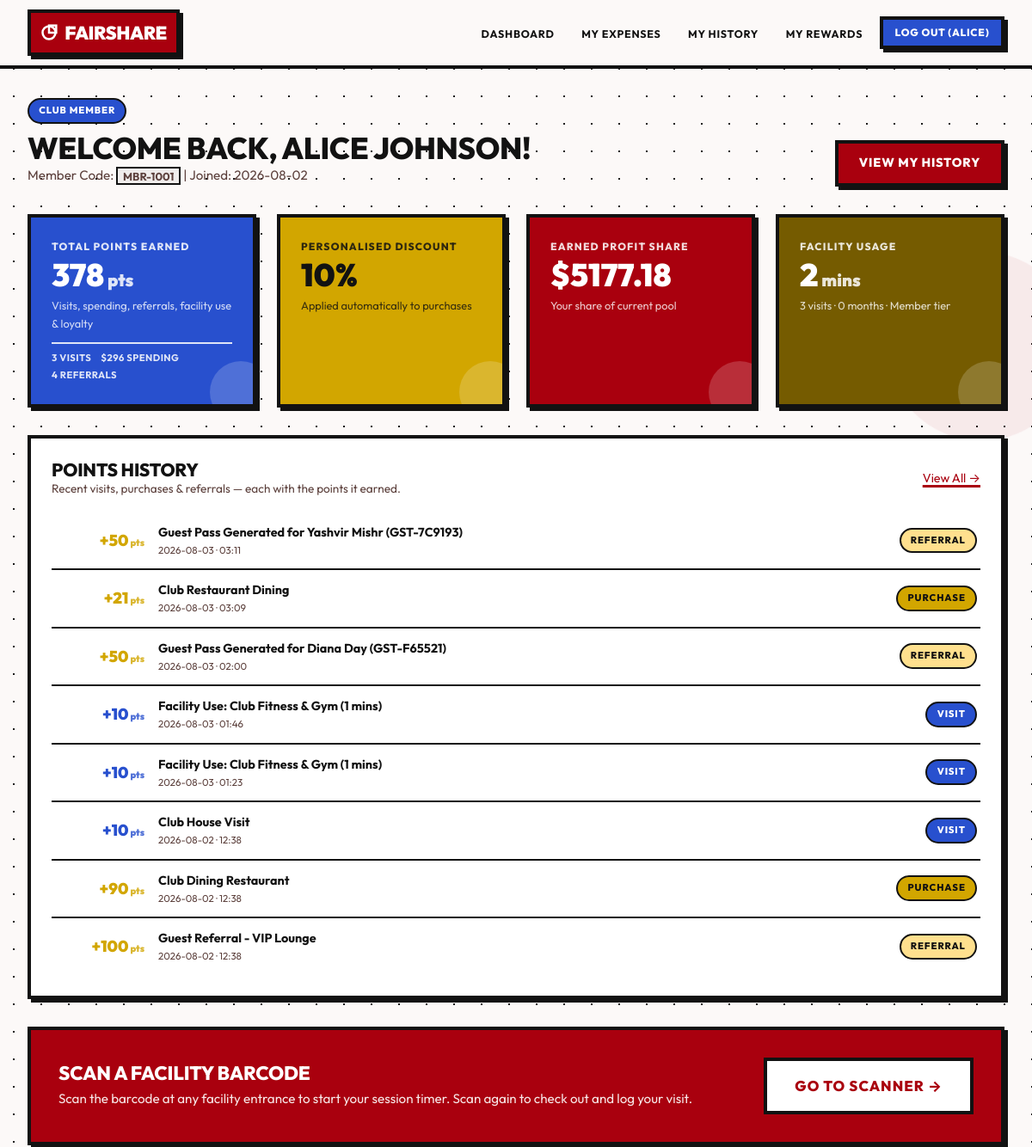
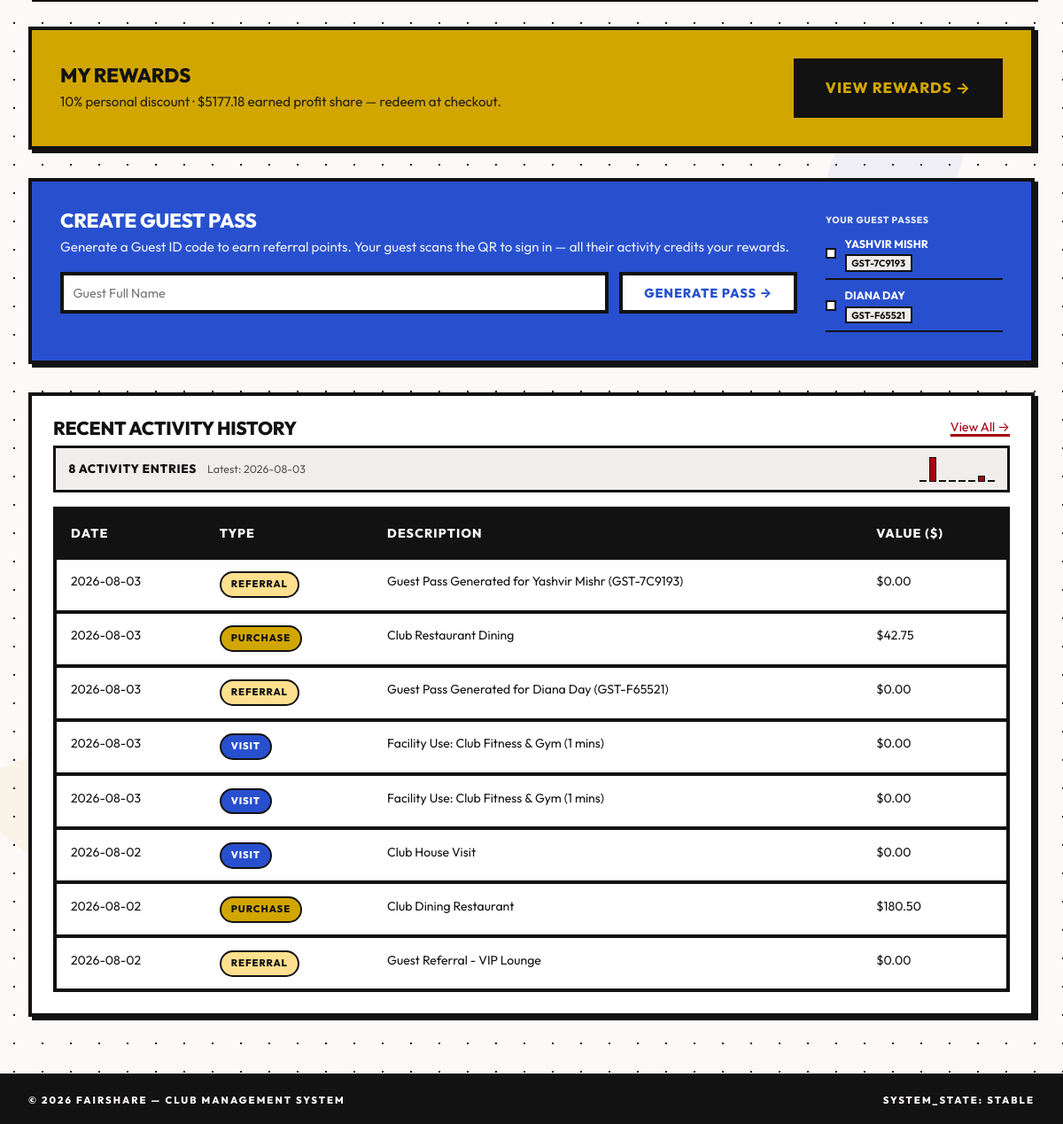
Before: /member/dashboard (signed in) with the older database file (2 pictures, top to bottom).
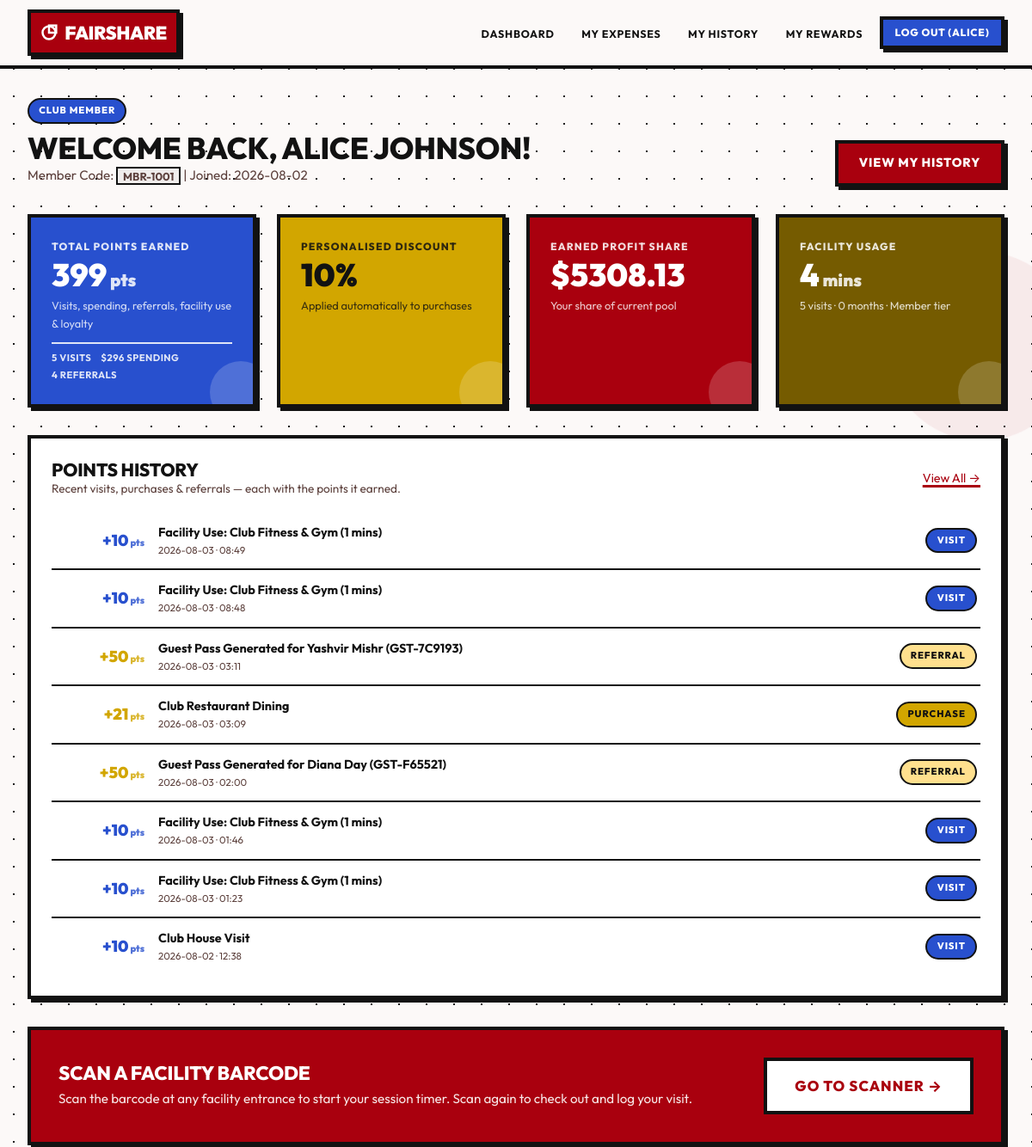
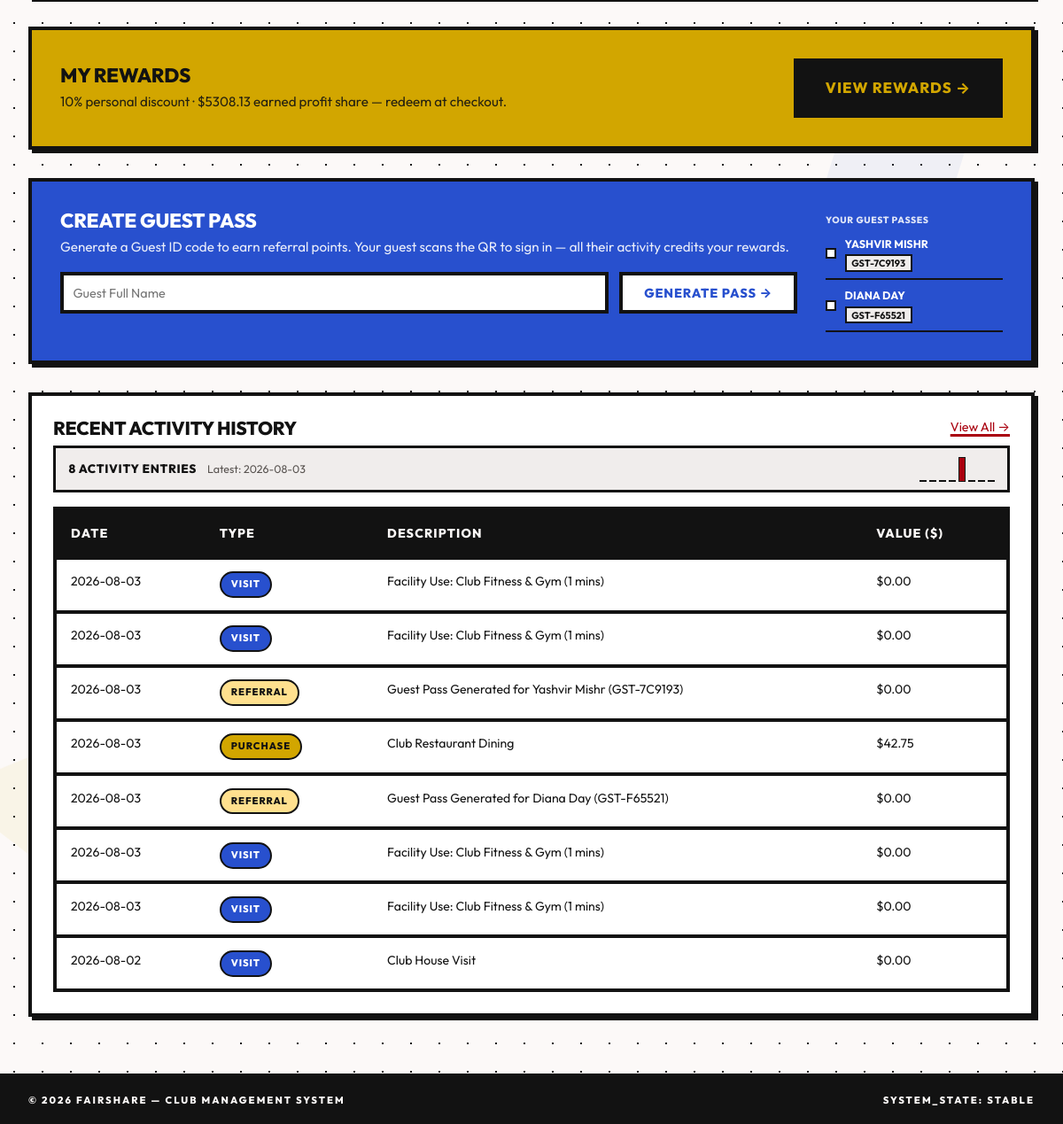
After: the same page with the newer database file (2 pictures, top to bottom).
### tables this page shows
CREATE TABLE activities (
            id INTEGER PRIMARY KEY AUTOINCREMENT,
            member_id INTEGER NOT NULL,
            activity_type TEXT NOT NULL CHECK(activity_type IN ('visit', 'purchase', 'referral', 'facility')),
            service_name TEXT NOT NULL,
            transaction_value REAL DEFAULT 0.0,
            guest_count INTEGER DEFAULT 0,
            created_at TIMESTAMP DEFAULT CURRENT_TIMESTAMP,
            FOREIGN KEY (member_id) REFERENCES members (id) ON DELETE CASCADE
        );

CREATE TABLE guest_ids (
            id INTEGER PRIMARY KEY AUTOINCREMENT,
            guest_code TEXT UNIQUE NOT NULL,
            guest_name TEXT NOT NULL,
            host_member_id INTEGER NOT NULL,
            created_at TIMESTAMP DEFAULT CURRENT_TIMESTAMP,
            FOREIGN KEY (host_member_id) REFERENCES members (id) ON DELETE CASCADE
        );

### main.py (the view)
@app.route('/member/dashboard')
@login_required
def member_dashboard():
    conn = get_db()
    cursor = conn.cursor()
    cursor.execute("SELECT * FROM members WHERE user_id = ?", (session['user_id'],))
    member = cursor.fetchone()
    if not member:
        conn.close()
        flash('Member profile not found.', 'danger')
        return redirect(url_for('index'))
    rewards = EngagementEngine.view_member_rewards(member['id'])
    cursor.execute('''
        SELECT activity_type, service_name, transaction_value, guest_count, created_at
        FROM activities WHERE member_id = ? ORDER BY created_at DESC LIMIT 8
    ''', (member['id'],))
    recent_activities = cursor.fetchall()
    settings = RewardSettings.get_settings()
    points_history = []
    for act in recent_activities:
        if act['activity_type'] == 'visit':
            pts = round(settings['visit_weight'], 2)
        elif act['activity_type'] == 'purchase':
            pts = round((act['transaction_value'] or 0) * settings['spending_weight'], 2)
        elif act['activity_type'] == 'referral':
            pts = round((act['guest_count'] or 0) * settings['referral_weight'], 2)
        else:
            pts = 0.0
        points_history.append({
            'activity_type': act['activity_type'],
            'service_name': act['service_name'],
            'transaction_value': act['transaction_value'],
            'guest_count': act['guest_count'],
            'created_at': act['created_at'],
            'points': pts,
        })
    cursor.execute('''
        SELECT * FROM facility_checkins WHERE member_id = ? AND guest_id IS NULL AND status = 'active'
    ''', (member['id'],))
    active_checkin = cursor.fetchone()
    cursor.execute("SELECT * FROM guest_ids WHERE host_member_id = ? ORDER BY created_at DESC", (member['id'],))
    guests = cursor.fetchall()
    conn.close()
    return render_template('member/dashboard.html', member=member, rewards=rewards,
                           recent_activities=recent_activities, points_history=points_history,
                           active_checkin=active_checkin, guests=guests)

### database.py (called while the page is built)
def get_db():
    db_path = Config.DATABASE
    os.makedirs(os.path.dirname(db_path), exist_ok=True)
    conn = sqlite3.connect(db_path)
    conn.row_factory = sqlite3.Row
    conn.execute("PRAGMA foreign_keys = ON;")
    return conn

### main.py (called while the page is built)
@app.after_request
def add_header(response):
    if app.debug:
        response.headers['Cache-Control'] = 'no-cache, no-store, must-revalidate'
    else:
        response.headers['Cache-Control'] = 'public, max-age=3600'
    return response

def login_required(f):
    @functools.wraps(f)
    def decorated_function(*args, **kwargs):
        if 'user_id' not in session:
            flash('Please log in to access this page.', 'warning')
            return redirect(url_for('login'))
        return f(*args, **kwargs)
    return decorated_function

### models.py (called while the page is built)
    @staticmethod
    def get_settings():
        conn = get_db()
        cursor = conn.cursor()
        cursor.execute("SELECT * FROM reward_settings ORDER BY id DESC LIMIT 1")
        settings = cursor.fetchone()
        conn.close()
        return settings

    @classmethod
    def view_member_rewards(cls, member_id):
        return cls.view_all_rewards().get(member_id)

### templates/member/dashboard.html (shortened to what the changed rows need)
{% extends "base.html" %}
{% block content %}
<div style="display: flex; justify-content: space-between; align-items: flex-end; margin-bottom: 2rem;">
  <div>
    <h1 style="font-size: 2.2rem;">Welcome back, {{ member.full_name }}!</h1>
  </div>
</div>
<div class="grid grid-cols-4 dash-stats" style="margin-bottom: 2rem;">
  <div class="card stat-card blue">
    <span class="stat-label">Total Points Earned</span>
    <span class="stat-value">{{ "%.0f"|format(rewards.engagement_score) }}<span style="font-size: 0.55em; opacity: 0.85;"> pts</span></span>
    <span class="stat-desc">Visits, spending, referrals, facility use & loyalty</span>
    <div class="stat-breakdown">
      <span>{{ rewards.details.visit_count }} visits</span>
      <span>${{ "%.0f"|format(rewards.details.total_spending) }} spending</span>
      <span>{{ rewards.details.guest_referrals }} referrals</span>
    </div>
  </div>
  <div class="card stat-card red">
    <span class="stat-label">Earned Profit Share</span>
    <span class="stat-value">${{ "%.2f"|format(rewards.earned_profit_share) }}</span>
    <span class="stat-desc">Your share of current pool</span>
  </div>
  <div class="card stat-card purple">
    <span class="stat-label">Facility Usage</span>
    <span class="stat-value">{{ rewards.details.facility_minutes }}<span style="font-size: 0.55em; opacity: 0.85;"> mins</span></span>
    <span class="stat-desc">{{ rewards.details.visit_count }} visits &middot; {{ rewards.details.loyalty_months }} months &middot; {{ rewards.details.membership_type }} tier</span>
  </div>
</div>
<div class="card dash-points" style="margin-bottom: 2rem;">
  <div class="points-feed">
    {% for ev in points_history %}
      <div class="points-feed-row">
        <span class="points-feed-value {% if ev.activity_type == 'purchase' %}points-feed-value-emerald{% elif ev.activity_type == 'referral' %}points-feed-value-amber{% endif %}">
          +{{ "%.0f"|format(ev.points) }}<span style="font-size: 0.6em; opacity: 0.8;"> pts</span>
        </span>
        <div style="flex: 1; min-width: 0;">
          <p style="font-weight: 700; font-size: 0.9rem; white-space: nowrap; overflow: hidden; text-overflow: ellipsis;">{{ ev.service_name }}</p>
          <p style="font-size: 0.72rem; color: var(--text-muted);">{{ ev.created_at[:10] }} &middot; {{ ev.created_at[11:16] }}</p>
        </div>
        <span class="badge {% if ev.activity_type == 'visit' %}badge-blue{% elif ev.activity_type == 'purchase' %}badge-emerald{% elif ev.activity_type == 'referral' %}badge-amber{% else %}badge-purple{% endif %}">
          {{ ev.activity_type|title }}
        </span>
      </div>
    {% else %}
      <p style="color: var(--text-dim); text-align: center; padding: 1rem 0;">No point-earning activity yet — scan a facility barcode or record a purchase to get started.</p>
    {% endfor %}
  </div>
</div>
<a href="{{ url_for('member_rewards') }}" class="card card-yellow dash-cta-yellow" style="display: block; text-decoration: none; padding: 2rem; margin-bottom: 2rem;">
  <div style="display: flex; justify-content: space-between; align-items: center; flex-wrap: wrap; gap: 1rem;">
    <div>
      <h3 style="font-size: 1.4rem; margin-bottom: 0.25rem;">My Rewards</h3>
      <p style="opacity: 0.9; font-size: 0.95rem;">{{ "%.0f"|format(rewards.discount_percentage) }}% personal discount · ${{ "%.2f"|format(rewards.earned_profit_share) }} earned profit share — redeem at checkout.</p>
    </div>
  </div>
</a>
<div class="grid grid-cols-2" style="gap: 1.5rem; margin-bottom: 2rem;">
  <div class="card card-blue dash-cta-blue" style="grid-column: span 2; padding: 2rem;">
    <div style="display: flex; justify-content: space-between; align-items: flex-start; flex-wrap: wrap; gap: 2rem;">
      {% if guests %}
        <div style="flex-shrink: 0; min-width: 200px; max-height: 200px; overflow-y: auto; font-size: 0.8rem;">
          {% for g in guests[:3] %}
            <div style="display: flex; align-items: center; gap: 0.6rem; border-bottom: 2px solid var(--border-glass); padding: 0.5rem 0;">
              <div class="guest-pass-qr" style="background: var(--on-secondary);"><div data-qr="{{ g.guest_code }}" data-qr-width="48"></div></div>
              <div style="flex: 1; min-width: 0;">
                <p style="font-weight: 700; text-transform: uppercase; font-size: 0.78rem; white-space: nowrap; overflow: hidden; text-overflow: ellipsis;">{{ g.guest_name }}</p>
                <code style="font-size: 0.68rem; color: var(--ink);">{{ g.guest_code }}</code>
              </div>
            </div>
          {% endfor %}
        </div>
      {% endif %}
    </div>
  </div>
</div>
<div class="card dash-table">
  <div style="display: flex; justify-content: space-between; align-items: center; margin-bottom: 1rem; padding: 0.6rem 0.9rem; background: var(--surface-dim); border: 3px solid var(--ink); gap: 1rem; flex-wrap: wrap;">
    <div style="display: flex; align-items: center; gap: 0.75rem;">
      <span style="font-weight: 800; font-size: 0.85rem; text-transform: uppercase; letter-spacing: 0.05em; white-space: nowrap;">
        {{ recent_activities|length }} activity {{ "entries" if recent_activities|length != 1 else "entry" }}
      </span>
      {% if recent_activities %}
        <span style="color: var(--text-dim); font-size: 0.78rem; white-space: nowrap;">
          Latest: {{ recent_activities[0].created_at[:10] }}
        </span>
      {% endif %}
    </div>
    {% if recent_activities %}
      <div class="sparkline" style="display: flex; align-items: flex-end; gap: 3px; height: 28px;">
        {% for act in recent_activities|reverse %}
          {% set height_pct = ((act.transaction_value / (recent_activities|map(attribute='transaction_value')|max or 1)) * 100)|round|int %}
          <div class="sparkline-bar" style="width: 8px; height: {{ [height_pct, 5]|max }}%;" title="{{ act.service_name }}: ${{ '%.2f'|format(act.transaction_value) }}" data-value="{{ '%.2f'|format(act.transaction_value) }}"></div>
        {% endfor %}
      </div>
    {% endif %}
  </div>
  <div class="table-container">
    <table class="table">
      <thead>
        <tr>
          <th>Date</th>
          <th>Type</th>
          <th>Description</th>
          <th>Value ($)</th>
        </tr>
      </thead>
      <tbody>
        {% for act in recent_activities %}
          <tr>
            <td>{{ act.created_at[:10] }}</td>
            <td>
              {% if act.activity_type == 'visit' %}
                <span class="badge badge-blue">Visit</span>
              {% elif act.activity_type == 'purchase' %}
                <span class="badge badge-emerald">Purchase</span>
              {% elif act.activity_type == 'referral' %}
                <span class="badge badge-amber">Referral</span>
              {% else %}
                <span class="badge badge-purple">Facility</span>
              {% endif %}
            </td>
            <td>{{ act.service_name }}</td>
            <td>${{ "%.2f"|format(act.transaction_value) }}</td>
          </tr>
        {% else %}
          <tr>
            <td colspan="4" style="text-align: center; color: var(--text-muted);">No activity logged yet.</td>
          </tr>
        {% endfor %}
      </tbody>
    </table>
  </div>
</div>
{% endblock %}

Changed rows visible on the page:
no longer on this page (row unchanged): activities: points "90", service_name "Club Dining Restaurant", created_at "2026-08-02", created_at "12:38", activity_type "PURCHASE", transaction_value "180.50"
no longer on this page (row unchanged): activities: points "100", service_name "Guest Referral - VIP Lounge", created_at "2026-08-02", created_at "12:38", activity_type "REFERRAL", transaction_value "0.00"
added activities: points "10", service_name "Facility Use: Club Fitness & Gym (1 mins)", created_at "2026-08-03", created_at "08:49", activity_type "VISIT", transaction_value "0.00"
added activities: points "10", service_name "Facility Use: Club Fitness & Gym (1 mins)", created_at "2026-08-03", created_at "08:48", activity_type "VISIT", transaction_value "0.00"
computed for activities "Club Restaurant Dining": {{ [height_pct, 5]|max }} 24 → 100 (drawn)
Other visible differences:
{{ "%.0f"|format(rewards.engagement_score) }}: "378" → "399"
{{ rewards.details.visit_count }}: "3" → "5"
{{ "%.2f"|format(rewards.earned_profit_share) }}: "5177.18" → "5308.13"
{{ rewards.details.facility_minutes }}: "2" → "4"
